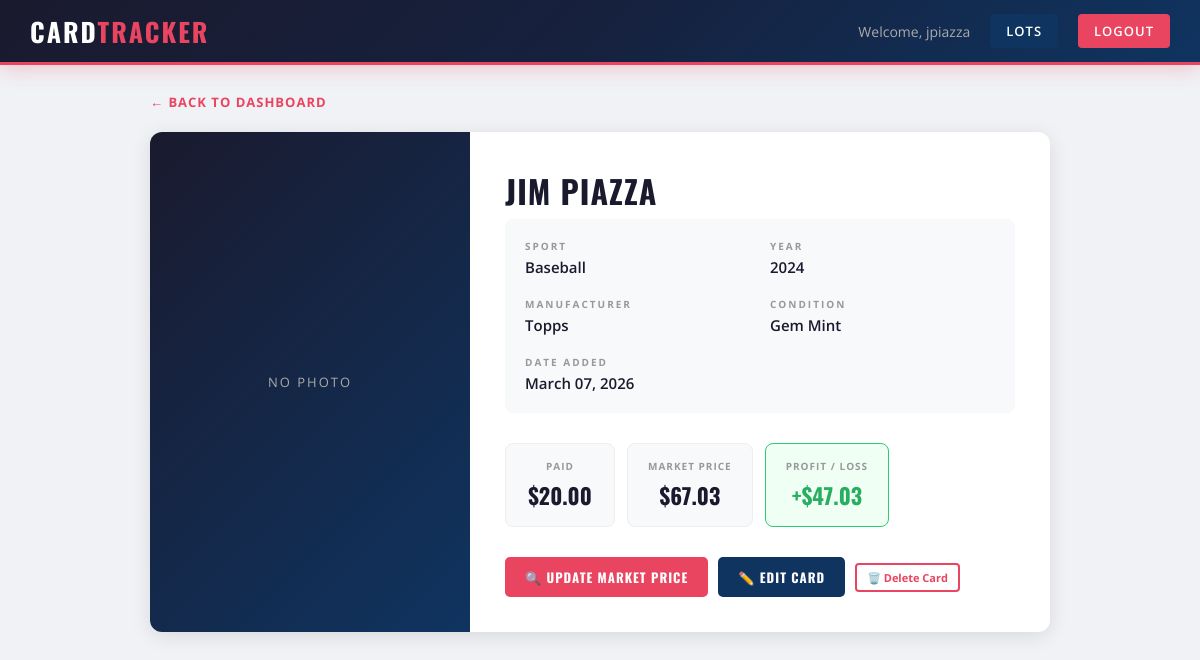
/card/1 (signed in), run on the app's committed database.
### models.py (models this page shows, shortened)
class User(UserMixin, db.Model):
    id = db.Column(db.Integer, primary_key=True)
    email = db.Column(db.String(150), unique=True, nullable=False)
    username = db.Column(db.String(150), unique=True, nullable=False)
    password = db.Column(db.String(150), nullable=False)
    is_admin = db.Column(db.Boolean, default=False)
    date_joined = db.Column(db.DateTime, default=db.func.current_timestamp())
    cards = db.relationship('Card', backref='owner', lazy=True)
    lots = db.relationship('Lot', backref='owner', lazy=True)

class Card(db.Model):
    id = db.Column(db.Integer, primary_key=True)
    player_name = db.Column(db.String(150), nullable=False)
    sport = db.Column(db.String(50))
    year = db.Column(db.String(10))
    manufacturer = db.Column(db.String(100))
    condition = db.Column(db.String(50))
    buy_price = db.Column(db.Float, nullable=False)
    sell_price = db.Column(db.Float)
    photo_filename = db.Column(db.String(300))
    market_price = db.Column(db.Float)
    date_added = db.Column(db.DateTime, default=db.func.current_timestamp())
    user_id = db.Column(db.Integer, db.ForeignKey('user.id'), nullable=False)
    lot_id = db.Column(db.Integer, db.ForeignKey('lot.id'), nullable=True)
    notes = db.Column(db.String(1000))
    @property
    def profit_loss(self):
        if self.sell_price:
            return self.sell_price - self.buy_price
        elif self.market_price:
            return self.market_price - self.buy_price
        return None

### main.py (the view)
@main.route('/card/<int:card_id>')
@login_required
def card_detail(card_id):
    card = Card.query.get_or_404(card_id)
    if card.user_id != current_user.id:
        flash('Permission denied.')
        return redirect(url_for('main.dashboard'))
    return render_template('card_detail.html', card=card)

### app.py (called while the page is built)
def create_app():
    app = Flask(__name__)
    app.config['SECRET_KEY'] = os.getenv('SECRET_KEY', 'your-secret-key')
    app.config['SQLALCHEMY_DATABASE_URI'] = 'sqlite:///cards.db'
    app.config['UPLOAD_FOLDER'] = 'static/uploads'
    app.config['MAX_CONTENT_LENGTH'] = 16 * 1024 * 1024  # 16MB max
    db.init_app(app)
    login_manager = LoginManager()
    login_manager.login_view = 'auth.login'
    login_manager.init_app(app)
    @login_manager.user_loader
    def load_user(user_id):
        return User.query.get(int(user_id))
    from auth import auth as auth_blueprint
    app.register_blueprint(auth_blueprint)
    from main import main as main_blueprint
    app.register_blueprint(main_blueprint)
    from admin import admin as admin_blueprint
    app.register_blueprint(admin_blueprint)
    with app.app_context():
        db.create_all()
    return app

### templates/card_detail.html (shortened to what this page needs)
<!DOCTYPE html>
<html>
<head>
    <link rel="stylesheet" href="{{ url_for('static', filename='css/style.css') }}">
</head>
<body>
    <nav>
        <h1>Card<span>Tracker</span></h1>
        <div class="nav-right">
            <span>Welcome, {{ current_user.username }}</span>
            <a href="{{ url_for('main.lots') }}" style="background:#0f3460;">Lots</a>
            <a href="{{ url_for('auth.logout') }}">Logout</a>
        </div>
    </nav>
    <div class="detail-container">
        <div class="detail-back">
            <a href="{{ url_for('main.dashboard') }}">← Back to Dashboard</a>
        </div>
        <div class="detail-card">
            <div class="detail-photo">
                {% if card.photo_filename %}
                    <img src="{{ url_for('static', filename='uploads/' + card.photo_filename) }}" alt="{{ card.player_name }}">
                {% else %}
                    <div class="no-photo-large">No Photo</div>
                {% endif %}
            </div>
            <div class="detail-info">
                <h2>{{ card.player_name }}</h2>
                <div class="detail-grid">
                    <div class="detail-item">
                        <span class="detail-label">Sport</span>
                        <span class="detail-value">{{ card.sport or 'N/A' }}</span>
                    </div>
                    <div class="detail-item">
                        <span class="detail-label">Year</span>
                        <span class="detail-value">{{ card.year or 'N/A' }}</span>
                    </div>
                    <div class="detail-item">
                        <span class="detail-label">Manufacturer</span>
                        <span class="detail-value">{{ card.manufacturer or 'N/A' }}</span>
                    </div>
                    <div class="detail-item">
                        <span class="detail-label">Condition</span>
                        <span class="detail-value">{{ card.condition or 'N/A' }}</span>
                    </div>
                    <div class="detail-item">
                        <span class="detail-label">Date Added</span>
                        <span class="detail-value">{{ card.date_added.strftime('%B %d, %Y') if card.date_added else 'N/A' }}</span>
                    </div>
                </div>
                <div class="detail-prices">
                    <div class="price-box">
                        <span class="price-label">Paid</span>
                        <span class="price-value">${{ "%.2f"|format(card.buy_price) }}</span>
                    </div>
                    {% if card.market_price %}
                    <div class="price-box">
                        <span class="price-label">Market Price</span>
                        <span class="price-value">${{ "%.2f"|format(card.market_price) }}</span>
                    </div>
                    {% endif %}
                    {% if card.profit_loss is not none %}
                    <div class="price-box {% if card.profit_loss >= 0 %}profit-box{% else %}loss-box{% endif %}">
                        <span class="price-label">Profit / Loss</span>
                        <span class="price-value">{% if card.profit_loss >= 0 %}+{% endif %}${{ "%.2f"|format(card.profit_loss) }}</span>
                    </div>
                    {% endif %}
                </div>
                <div class="detail-actions">
                    <a href="{{ url_for('main.search_price', card_id=card.id) }}" class="btn">🔍 Update Market Price</a>
                    <a href="{{ url_for('main.edit_card', card_id=card.id) }}" class="btn btn-edit">✏️ Edit Card</a>
                    <a href="{{ url_for('main.delete_card', card_id=card.id) }}" class="btn-delete" onclick="return confirm('Delete this card?')">🗑️ Delete Card</a>
                </div>
            </div>
        </div>
    </div>
</body>
</html>

### static/css/style.css (style rules this page uses)
* { margin: 0; padding: 0; box-sizing: border-box; }
body { font-family: 'Open Sans', sans-serif; background: #f0f2f5; color: #333; min-height: 100vh; }
nav { background: linear-gradient(135deg, #1a1a2e 0%, #16213e 50%, #0f3460 100%); color: white; padding: 0 30px; display: flex; justify-content: space-between; align-items: center; height: 65px; border-bottom: 3px solid #e94560; box-shadow: 0 2px 20px rgba(233,69,96,0.3); }
nav h1 { font-family: 'Oswald', sans-serif; font-size: 26px; font-weight: 700; letter-spacing: 2px; text-transform: uppercase; color: white; }
nav h1 span { color: #e94560; }
nav .nav-right { display: flex; align-items: center; gap: 20px; }
nav .nav-right span { color: #aaa; font-size: 14px; }
nav a { color: white; text-decoration: none; font-size: 13px; font-weight: 600; letter-spacing: 1px; text-transform: uppercase; background: #e94560; padding: 8px 16px; border-radius: 4px; transition: background 0.2s; }
.btn { background: #e94560; color: white; padding: 10px 20px; border-radius: 5px; text-decoration: none; display: inline-block; border: none; cursor: pointer; font-size: 13px; font-weight: 700; font-family: 'Oswald', sans-serif; letter-spacing: 1px; text-transform: uppercase; transition: background 0.2s; }
.btn-edit { background: #0f3460; }
.btn-delete { background: none; color: #e94560; border: 2px solid #e94560; padding: 5px 10px; border-radius: 4px; text-decoration: none; font-size: 11px; display: inline-block; font-weight: 700; transition: all 0.2s; }
.detail-container { max-width: 950px; margin: 0 auto; padding: 25px; }
.detail-back { margin-bottom: 20px; }
.detail-back a { color: #e94560; text-decoration: none; font-size: 13px; font-weight: 700; letter-spacing: 1px; text-transform: uppercase; }
.detail-card { background: white; border-radius: 12px; box-shadow: 0 4px 20px rgba(0,0,0,0.1); display: flex; overflow: hidden; }
.detail-photo { width: 320px; min-height: 400px; flex-shrink: 0; background: linear-gradient(135deg, #1a1a2e, #0f3460); display: flex; align-items: center; justify-content: center; }
.no-photo-large { color: #aaa; font-size: 13px; letter-spacing: 2px; text-transform: uppercase; }
.detail-info { flex: 1; padding: 35px; }
.detail-info h2 { font-family: 'Oswald', sans-serif; color: #1a1a2e; font-size: 32px; margin-bottom: 5px; text-transform: uppercase; letter-spacing: 1px; }
.detail-grid { display: grid; grid-template-columns: 1fr 1fr; gap: 20px; margin-bottom: 30px; padding: 20px; background: #f8f9fa; border-radius: 8px; }
.detail-item { display: flex; flex-direction: column; }
.detail-label { font-size: 10px; color: #999; text-transform: uppercase; letter-spacing: 2px; margin-bottom: 4px; font-weight: 700; }
.detail-value { font-size: 15px; color: #1a1a2e; font-weight: 600; }
.detail-prices { display: flex; gap: 12px; flex-wrap: wrap; margin-bottom: 30px; }
.price-box { background: #f8f9fa; padding: 15px 20px; border-radius: 8px; text-align: center; min-width: 110px; border: 1px solid #eee; }
.price-label { display: block; font-size: 10px; color: #999; margin-bottom: 6px; text-transform: uppercase; letter-spacing: 1px; font-weight: 700; }
.price-value { display: block; font-family: 'Oswald', sans-serif; font-size: 22px; font-weight: 700; color: #1a1a2e; }
.profit-box { background: #f0fff4; border-color: #2ecc71; }
.profit-box .price-value { color: #27ae60; }
.detail-actions { display: flex; gap: 10px; align-items: center; flex-wrap: wrap; }

### data on the page
User: username "jpiazza"
Card: player_name "JIM PIAZZA", sport "Baseball", year "2024", manufacturer "Topps", condition "Gem Mint", date_added "March 07, 2026", buy_price "20.00", market_price "67.03", profit_loss "47.03"
